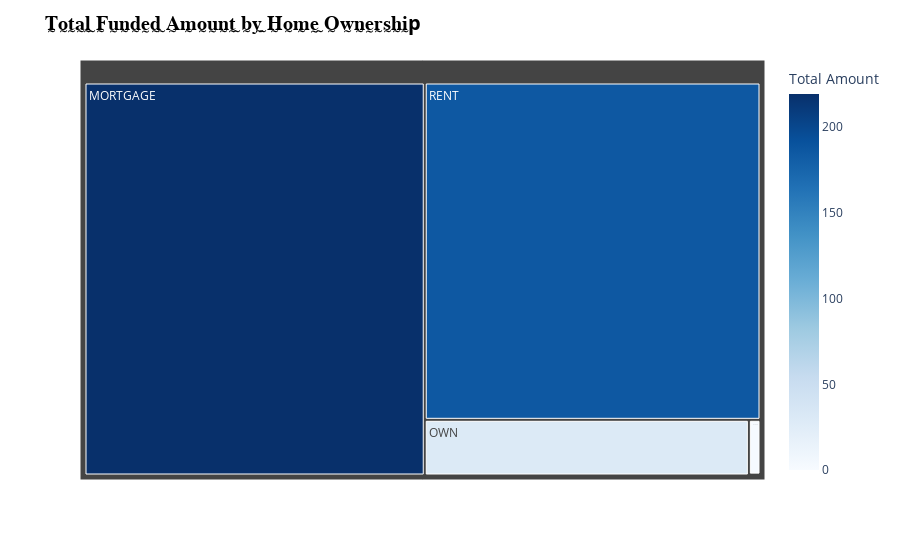

Notebook cell for this chart:
### Code cell
home_funding = df.groupby('home_ownership')['loan_amount'].sum() / 1000000
home_funding = home_funding.reset_index(name= 'Total Amount')
home_funding = home_funding.sort_values(by= 'Total Amount', ascending= False)

fig = px.treemap(
    home_funding, 
    path= ['home_ownership'], 
    values= 'Total Amount', 
    color = 'Total Amount', 
    color_continuous_scale='Blues', 
    
    )
fig.update_layout(title = '\u0330'.join('Total Funded Amount by Home Ownership'), 
                  title_font = dict(size = 20, weight = 'bold', color = 'black')
                  )
fig.show()

### Figure 1 — Plotly figure (JSON) as saved in the notebook; plotly's stock layout.template omitted (floating-point values rounded to 4 significant figures)
{"data": [{"branchvalues": "total", "customdata": [[219.3], [0.0168], [1.045], [29.6], [185.8]], "domain": {"x": [0, 1], "y": [0, 1]}, "hovertemplate": "labels=%{label}<br>Total Amount_sum=%{value}<br>parent=%{parent}<br>id=%{id}<br>Total Amount=%{color}<extra></extra>", "ids": ["MORTGAGE", "NONE", "OTHER", "OWN", "RENT"], "labels": ["MORTGAGE", "NONE", "OTHER", "OWN", "RENT"], "marker": {"coloraxis": "coloraxis", "colors": [219.3, 0.0168, 1.045, 29.6, 185.8]}, "name": "", "parents": ["", "", "", "", ""], "type": "treemap", "values": [219.3, 0.0168, 1.045, 29.6, 185.8]}], "layout": {"coloraxis": {"colorbar": {"title": {"text": "Total Amount"}}, "colorscale": [[0, "rgb(247,251,255)"], [0.125, "rgb(222,235,247)"], [0.25, "rgb(198,219,239)"], [0.375, "rgb(158,202,225)"], [0.5, "rgb(107,174,214)"], [0.625, "rgb(66,146,198)"], [0.75, "rgb(33,113,181)"], [0.875, "rgb(8,81,156)"], [1, "rgb(8,48,107)"]]}, "legend": {"tracegroupgap": 0}, "margin": {"t": 60}, "title": {"font": {"color": "black", "size": 20, "weight": "bold"}, "text": "T̰o̰t̰a̰l̰ ̰F̰ṵn̰d̰ḛd̰ ̰A̰m̰o̰ṵn̰t̰ ̰b̰y̰ ̰H̰o̰m̰ḛ ̰O̰w̰n̰ḛr̰s̰h̰ḭp"}}}
